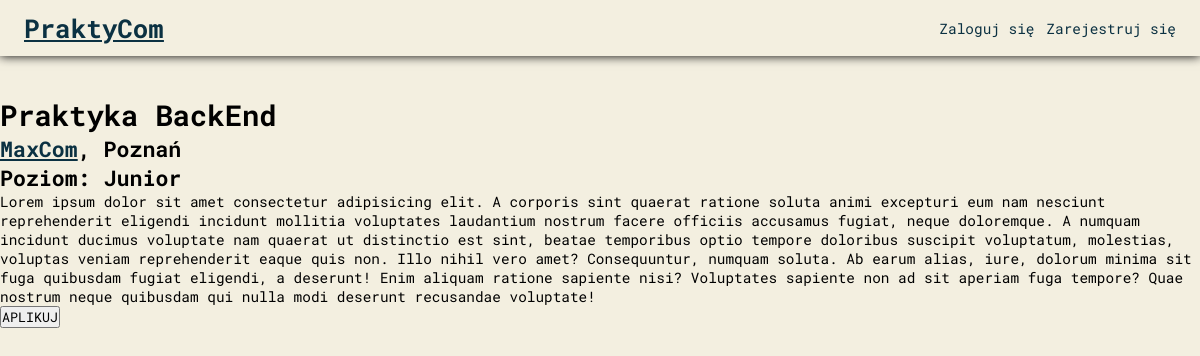
The app's page /jobad.php?id=24 with its own data.
### tables this page shows
CREATE TABLE `oferty` (
  `id` int(255) NOT NULL,
  `tytul` varchar(50) NOT NULL,
  `opis` text NOT NULL,
  `poziom` varchar(25) NOT NULL,
  `id_pracodawcy` int(11) NOT NULL,
  `lokalizacja` varchar(30) NOT NULL
);

CREATE TABLE `pracodawcy` (
  `id` int(255) NOT NULL,
  `firma` varchar(50) NOT NULL,
  `email` varchar(50) NOT NULL,
  `haslo` varchar(255) NOT NULL
);

### jobad.php (the view, shortened to what this page needs)
<?php
include "connection.php";
$loginPage = 'login.php';
$signupPage = 'singup.php';
function generatePageLink($page, $label, $params = '', $class) {
    return "<a href='$page?$params' class='$class' >$label</a>";
}
?>
<!DOCTYPE html>
<html lang="pl">
<head>
    <link rel="stylesheet" href="style.css">
</head>
<body>
<header>
    <a href="index.php" id="logo">PraktyCom</a>
    <div id="opcje">
    <?php
    if (isset($_SESSION['user_id'])) {
        if (isset($_SESSION['user_imie']) && isset($_SESSION['user_nazwisko'])) {
            $userParams = $_SESSION['user_imie'] . '.' . $_SESSION['user_nazwisko'] . '.' . $_SESSION['user_id'];
            echo generatePageLink('panelPraktykanta.php', 'Konto', $userParams, '');
        } elseif (isset($_SESSION['user_firma'])) {
            $userParams = $_SESSION['user_firma'] . '.' . $_SESSION['user_id'];
            echo generatePageLink('panelPracodawcy.php', 'Konto', $userParams, '');
        }
        echo generatePageLink('logout.php', 'Wyloguj', '', '');
    } else {
        echo generatePageLink($loginPage, 'Zaloguj się', '', '');
        echo generatePageLink($signupPage, 'Zarejestruj się', '', '');
    }
    ?>
    </div>
</header>
<main>
    <?php
    if(isset($_GET['id'])) {
        $id_ogloszenia = $_GET['id'];
        $query = "SELECT oferty.id AS oferta_id, oferty.tytul AS tytul, oferty.opis AS opis, oferty.lokalizacja AS lokalizacja, oferty.poziom AS poziom, pracodawcy.firma AS firma, pracodawcy.id AS id
                  FROM oferty
                  INNER JOIN pracodawcy ON oferty.id_pracodawcy = pracodawcy.id
                  WHERE oferty.id = ?";
        $stmt = mysqli_prepare($conn, $query);
        mysqli_stmt_bind_param($stmt, "i", $id_ogloszenia);
        mysqli_stmt_execute($stmt);
        $result = mysqli_stmt_get_result($stmt);
        if ($result && mysqli_num_rows($result) > 0) {
            $row = mysqli_fetch_assoc($result);
            $tytul = $row['tytul'];
            $firma = $row['firma'];
            $lokalizacja = $row['lokalizacja'];
            $firmaId = $row['id'];
            $poziom = $row['poziom'];
            $opis = $row['opis'];
            echo '<h1>' . $tytul . '</h1>';
            echo '<h2><a href="panelPracodawca.php?' . htmlspecialchars($firma) . '.' . htmlspecialchars($firmaId) . '">' . htmlspecialchars($firma) . '</a>, ' . htmlspecialchars($lokalizacja);'</h2>';
            echo '<h2>Poziom: ' . $poziom . '</h2>';
            echo '<pre>' . $opis . '</pre>';
            echo '<button>APLIKUJ</button>';
        } else {
            echo "Brak danych lub błąd zapytania.";
        }
    } else {
        echo "Brak ID ogłoszenia.";
    }
    ?>
    </main>
</body>
</html>

### style.css (style rules this page uses)
* { padding: 0; margin: 0; font-family: "Roboto Mono", monospace; }
html { font-size: 1.8vh; background: #f3efe0; }
header { display: flex; align-items: center; justify-content: space-between; height: 7vh; width: 100vw; box-shadow: 0 0 10px 0; }
header #logo { font-size: 1.8rem; color: #0b3142; font-weight: 800; margin-left: 0; height: 4vh; margin-left: 2vw; display: flex; justify-content: center; align-items: center; }
header #opcje { display: flex; margin-right: 2vw; }
header #opcje a { color: #0b3142; text-decoration: unset; margin-left: 1vw; }
body { display: flex; align-items: center; flex-direction: column; }
main { margin: 5vh 0 0 0; min-height: 50vh; }
main pre { white-space: pre-wrap; }
main a { color: #0b3142; }

### records on screen
oferty: tytul "Praktyka BackEnd", id_pracodawcy.firma "MaxCom", lokalizacja "Poznań", poziom "Junior", opis "Lorem ipsum dolor sit amet consectetur adipisicing elit. A corporis sint quaerat ratione soluta animi excepturi eum nam nesciunt reprehenderit eligendi incidunt mollitia voluptates laudantium nostrum facere officiis accusamus fugiat, neque doloremque. A numquam incidunt ducimus voluptate nam quaerat ut distinctio est sint, beatae temporibus optio tempore doloribus suscipit voluptatum, molestias, voluptas veniam reprehenderit eaque quis non. Illo nihil vero amet? Consequuntur, numquam soluta. Ab earum alias, iure, dolorum minima sit fuga quibusdam fugiat eligendi, a deserunt! Enim aliquam ratione sapiente nisi? Voluptates sapiente non ad sit aperiam fuga tempore? Quae nostrum neque quibusdam…"

### other values on screen
$label "Zaloguj się Zarejestruj się"
